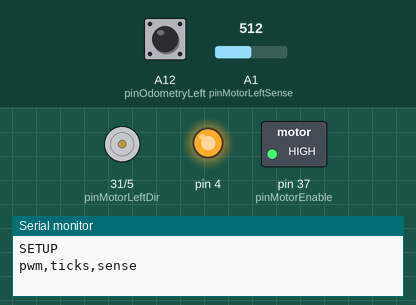
Recording of a sketch running on a simulated Arduino Mega 2560, built with avr-gcc and run on an emulated ATmega2560. Parts: direction and speed pins drawn as motors (green arrow = direction pin HIGH = forward, orange = LOW = backward, longer = more drive), switched loads named in the sketch (green lamp = pin HIGH), output pins drawn as LEDs (lit = HIGH), the last lines printed to the serial monitor. Inputs (shaded band) come from the test bench; at power-on: A1 (pinMotorLeftSense) = 512, A12 (pinOdometryLeft) HIGH.

Above: at 0.1 s.
At 18.3 s:
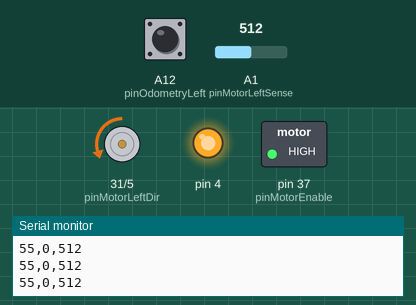
At 38.0 s:
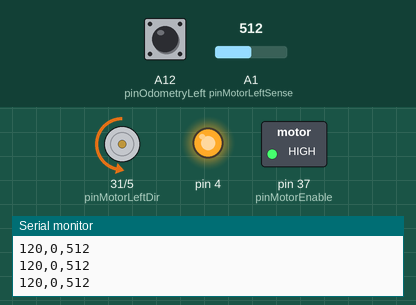
Timing chart, 0 to 40.0 s (numbered marks = the images above):
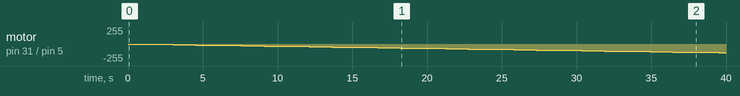

The sketch:

mc33926_4.ino
```cpp
// MC33926 pwm versus current measurement (CSV output for Excel etc.)

#include "RunningMedian.h"
#include "TimerThree.h"

#define pinMotorEnable  37         // EN motors enable
#define pinMotorLeftPWM 5           // M1_IN1 left motor PWM pin
#define pinMotorLeftDir 31          // M1_IN2 left motor Dir pin
#define pinMotorLeftSense A1       // M1_FB  left motor current sense
#define pinMotorLeftFault 25       // M1_SF  left motor fault
#define pinOdometryLeft A12      // left odometry sensor


RunningMedian<int,50> measurements;
unsigned long ticks = 0;


ISR(PCINT2_vect){
  if (digitalRead(pinOdometryLeft)) ticks++;
}


// MC33926 motor driver
// Check http://forum.pololu.com/viewtopic.php?f=15&t=5272#p25031 for explanations.
//(8-bit PWM=255, 10-bit PWM=1023)
// IN1 PinPWM         IN2 PinDir
// PWM                L     Forward
// nPWM               H     Reverse
void setMC33926(int pinDir, int pinPWM, int speed) {
  speed *= 4;
  if (speed < 0) {
    digitalWrite(pinDir, HIGH) ;
    //analogWrite(pinPWM, 255 - ((byte)abs(speed)));
    Timer3.setPwmDuty(pinPWM, 1023 - abs(speed));
  } else {
    digitalWrite(pinDir, LOW) ;
    //analogWrite(pinPWM, ((byte)speed));
    Timer3.setPwmDuty(pinPWM, speed);
  }
}


void setup()
{
  Serial.begin(19200);

  // left wheel motor
  pinMode(pinMotorEnable, OUTPUT);
  digitalWrite(pinMotorEnable, HIGH);
  pinMode(pinMotorLeftPWM, OUTPUT);
  pinMode(pinMotorLeftDir, OUTPUT);
  pinMode(pinMotorLeftSense, INPUT);
  pinMode(pinMotorLeftFault, INPUT);

  pinMode(4, OUTPUT);
  digitalWrite(4, HIGH);

  pinMode(pinOdometryLeft, INPUT_PULLUP);
  // http://wiki.ardumower.de/images/a/ad/Ardunio_mega_pinout.png
  PCICR |= (1<<PCIE2);
  PCMSK2 |= (1<<PCINT20);

  // http://sobisource.com/arduino-mega-pwm-pin-and-frequency-timer-control/
  // http://www.atmel.com/images/doc2549.pdf
  //TCCR3B = (TCCR3B & 0xF8) | 0x02;    // set PWM frequency 3.9 Khz (pin2,3,5)

  Timer3.initialize(50);
  Timer3.pwm(pinMotorLeftPWM, 511);

  Serial.println("SETUP");
}


void loop()
{
  Serial.println("pwm,ticks,sense");
  unsigned long lastticks = 0;
  for (int speed=0; speed <= 255; speed += 5){
    setMC33926(pinMotorLeftDir, pinMotorLeftPWM, speed);
    delay(500);
    lastticks = ticks;
    delay(1000);
    unsigned long stopticks = ticks;
    unsigned long stopTime = millis() + 1000;
    for (int i=0; i < 10; i++){
      //while (millis() < stopTime){
      int sense = 0;
      sense = analogRead(pinMotorLeftSense);
      //measurements.clear();
      /*for (int i=0; i < 100; i++){
        sense = analogRead(pinMotorLeftSense);
       measurements.add(sense);
      }*/
      //int fault = digitalRead(pinMotorLeftFault);
      Serial.print(speed);
      Serial.print(",");
      Serial.print(stopticks-lastticks);
      Serial.print(",");
      //float curr;
      //measurements.getAverage(curr);
      Serial.print(sense);
      //Serial.print(",");
      //Serial.print(fault);
      Serial.println();
    }
  }
  setMC33926(pinMotorLeftDir, pinMotorLeftPWM, 0);
  while (true);
}
```

RunningMedian.h
```cpp
// running median filter
//
// usage:
//   RunningMedian<unsigned int,32> myMedian;
//   if (myMedian.getStatus() == myMedian.OK)  myMedian.getMedian(_median);


#ifndef RunningMedian_h
#define RunningMedian_h
//
//    FILE: RunningMedian.h
//  AUTHOR: Rob dot Tillaart at gmail dot com
// PURPOSE: RunningMedian library for Arduino
// VERSION: 0.2.00 - template edition
//     URL: http://arduino.cc/playground/Main/RunningMedian
// HISTORY: 0.2.00 first template version by Ronny
//          0.2.01 added getAverage(uint8_t nMedians, float val)
//
// Released to the public domain
//

#include <inttypes.h>

template <typename T, int N> class RunningMedian {

public:

    enum STATUS {OK = 0, NOK = 1};

    RunningMedian() {
        _size = N;
        clear();
    };

    void clear() {
        _cnt = 0;
        _idx = 0;
    };

    void add(T value) {
        _ar[_idx++] = value;
        if (_idx >= _size) _idx = 0; // wrap around
        if (_cnt < _size) _cnt++;
    };

    STATUS getMedian(T& value) {
        if (_cnt > 0) {
            sort();
            value = _as[_cnt/2];
            return OK;
        }
        return NOK;
    };

    STATUS getAverage(float &value) {
        if (_cnt > 0) {
            float sum = 0;
            for (uint8_t i=0; i< _cnt; i++) sum += _ar[i];
            value = sum / _cnt;
            return OK;
        }
        return NOK;
    };

    STATUS getAverage(uint8_t nMedians, float &value) {
        if ((_cnt > 0) && (nMedians > 0))
        {
            if (_cnt < nMedians) nMedians = _cnt;     // when filling the array for first time
            uint8_t start = ((_cnt - nMedians)/2);
            uint8_t stop = start + nMedians;
            sort();
            float sum = 0;
            for (uint8_t i = start; i < stop; i++) sum += _as[i];
            value = sum / nMedians;
            return OK;
        }
        return NOK;
    }

    STATUS getHighest(T& value) {
        if (_cnt > 0) {
            sort();
            value = _as[_cnt-1];
            return OK;
        }
        return NOK;
    };

    STATUS getLowest(T& value) {
        if (_cnt > 0) {
            sort();
            value =  _as[0];
            return OK;
        }
        return NOK;
    };

    unsigned getSize() {
        return _size;
    };

    unsigned getCount() {
        return _cnt;
    }

    STATUS getStatus() {
        return (_cnt > 0 ? OK : NOK);
    };

private:
    uint8_t _size;
    uint8_t _cnt;
    uint8_t _idx;
    T _ar[N];
    T _as[N];
    void sort() {
        // copy
        for (uint8_t i=0; i< _cnt; i++) _as[i] = _ar[i];

        // sort all
        for (uint8_t i=0; i< _cnt-1; i++) {
            uint8_t m = i;
            for (uint8_t j=i+1; j< _cnt; j++) {
                if (_as[j] < _as[m]) m = j;
            }
            if (m != i) {
                T t = _as[m];
                _as[m] = _as[i];
                _as[i] = t;
            }
        }
    };
};

#endif
```

Measured:
- by itself, motor on pin 31 (pinMotorLeftDir) / pin 5 (pinMotorLeftPWM): moves from stopped to backward 130/255 over 38.0 s
